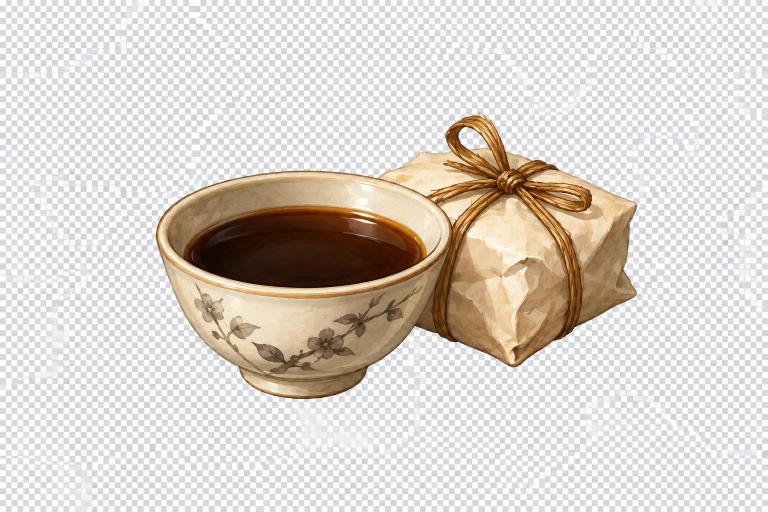
#> input picture output/item-rebuild-drafts/clear-mind-tonic.png, 1536 x 1024 px (shown at 1/2 size); its folder holds only this picture in this run
$ python finish_item_cutouts.py
#> lines starting #> are read from the running program, lines starting #| are printed output that depends on the picture; after the words box and inside, x2 and y2 are one past the last pixel; in counts of white or black regions, pixels touching at a corner belong together
"""User-approved checkerboard extraction for six individually generated items.
Preserve draft originals; write versioned transparent game icons and QA views.
"""
from pathlib import Path
from collections import deque
from PIL import Image, ImageDraw, ImageFilter
import numpy as np
import json

ROOT=Path(__file__).resolve().parents[1]
IDS=['clear-mind-tonic','ginseng-tonic','hemp-rope','mountain-map','oil-lantern','protective-charm']
OUT=ROOT/'assets/items/illustrated'
QA=ROOT/'tmp/item-audit';OUT.mkdir(parents=True,exist_ok=True);QA.mkdir(parents=True,exist_ok=True)
report=[]
for name in IDS:
    source=Image.open(ROOT/f'output/item-rebuild-drafts/{name}.png').convert('RGBA')
    data=np.array(source);rgb=data[:,:,:3].astype(np.int16)
    candidate=(rgb.max(2)-rgb.min(2)<=20)&(rgb.min(2)>=85)
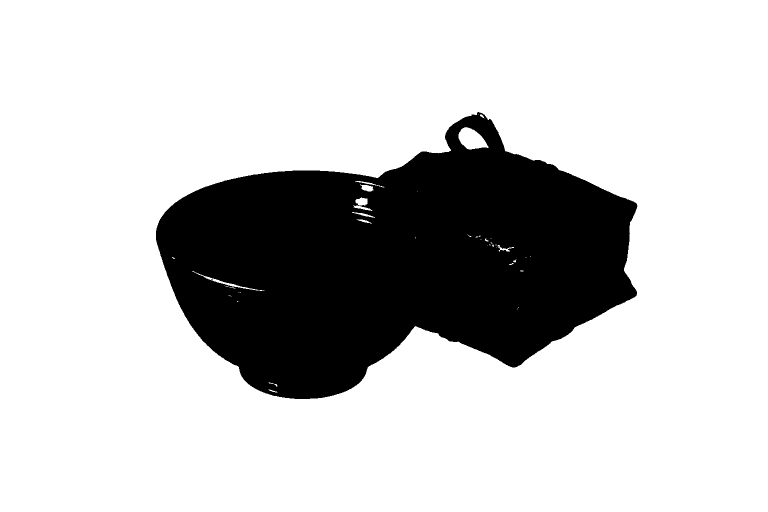
#> candidate: shape (1024, 1536) bool (shown at 1/2 size); 78.2% white; 1 black region, box (x1, y1, x2, y2) and area: (312, 224, 1275, 798) 343273
    h,w=candidate.shape;seen=np.zeros((h,w),bool);remove=np.zeros((h,w),bool)
#> after `h, w = candidate.shape`: h = 1024; w = 1536
    # Checkerboard regions have neutral colors with repeating dark/light cells.
    # Inspect each connected region, including holes in handles and rope loops.
    for sy,sx in zip(*np.where(candidate)):
        if seen[sy,sx]:continue
        queue=deque([(sy,sx)]);seen[sy,sx]=True;points=[];border=False
        while queue:
            y,x=queue.popleft();points.append((y,x))
            border|=y==0 or x==0 or y==h-1 or x==w-1
            for ny,nx in ((y-1,x),(y+1,x),(y,x-1),(y,x+1)):
                if 0<=ny<h and 0<=nx<w and candidate[ny,nx] and not seen[ny,nx]:
                    seen[ny,nx]=True;queue.append((ny,nx))
        yy,xx=zip(*points);values=rgb[yy,xx,0]
        if border or (len(points)>=100 and float(values.std())>=18 and int(values.max()-values.min())>=45):
            remove[yy,xx]=True
#> this loop made 1229591 passes
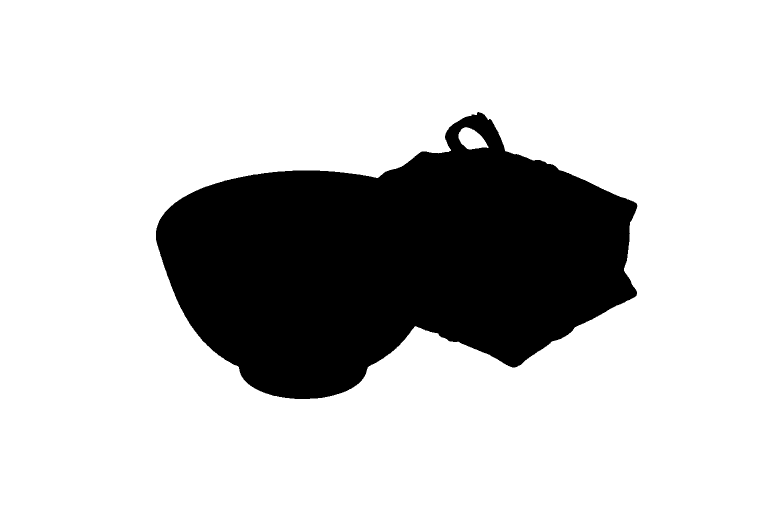
#> remove: shape (1024, 1536) bool (shown at 1/2 size); 78.1% white; 1 black region, box (x1, y1, x2, y2) and area: (312, 224, 1275, 798) 345189
    data[remove,3]=0
    data[:,:,3]=np.array(Image.fromarray(data[:,:,3]).filter(ImageFilter.MinFilter(3)))
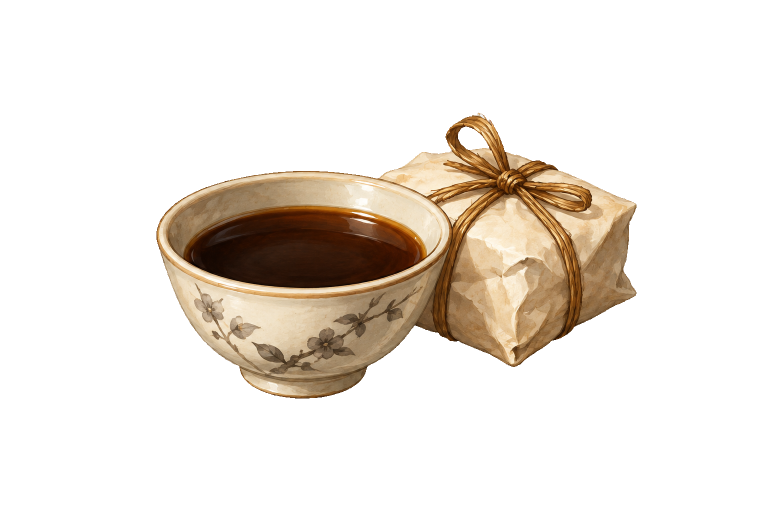
#> data: shape (1024, 1536, 4) (shown at 1/2 size); mean R, G, B, A 217.6, 211.5, 206, 55.4; transparent parts drawn white
    cut=Image.fromarray(data)
    box=cut.getchannel('A').getbbox();assert box
#> after `box = cut.getchannel('A').getbbox()`: box = (313, 225, 1273, 797)
    cut=cut.crop(box);cut.thumbnail((276,276),Image.Resampling.LANCZOS)
#> after `cut = cut.crop(box)`:
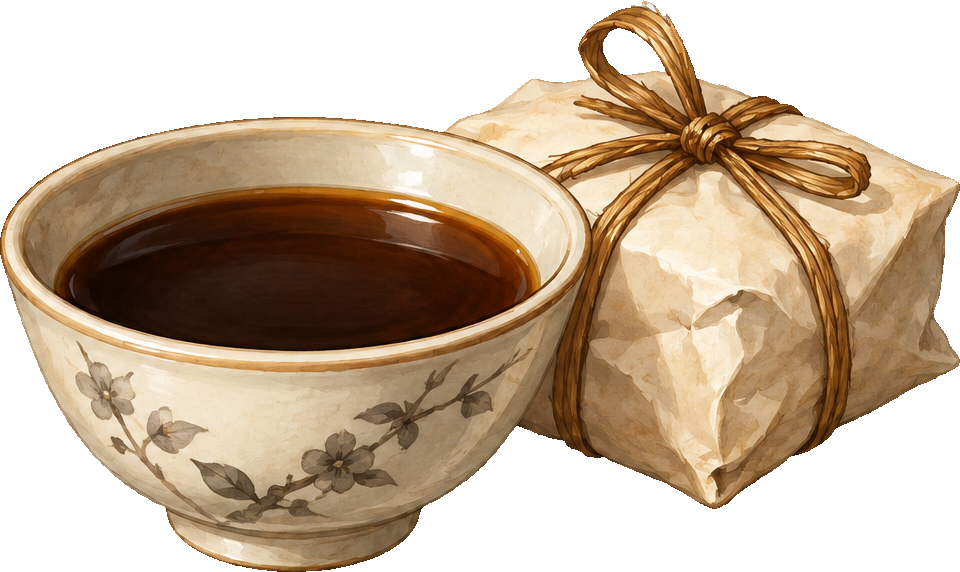
#> cut: PIL image 960x572 RGBA; mean R, G, B, A 189.7, 170.5, 149.7, 158.6; transparent parts drawn white
#> after `cut.thumbnail((276, 276), Image.Resampling.LANCZOS)`:
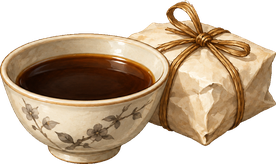
#> cut: PIL image 276x164 RGBA; mean R, G, B, A 106.3, 85.9, 63.1, 158.6; transparent parts drawn white
    icon=Image.new('RGBA',(320,320));icon.alpha_composite(cut,((320-cut.width)//2,(320-cut.height)//2))
#> after `icon = Image.new('RGBA', (320, 320))`: icon: PIL image 320x320 RGBA; every value is 0
#> after `icon.alpha_composite(cut, ((320 - cut.width) // 2, (320 - cut.height) `:
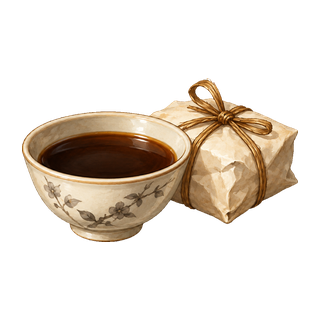
#> icon: PIL image 320x320 RGBA; mean R, G, B, A 47, 38, 27.9, 70.1; transparent parts drawn white
    icon.save(OUT/f'{name}.png')
    alpha=np.array(icon.getchannel('A'));assert (alpha[0]==0).all() and (alpha[-1]==0).all()
#> after `alpha = np.array(icon.getchannel('A'))`:
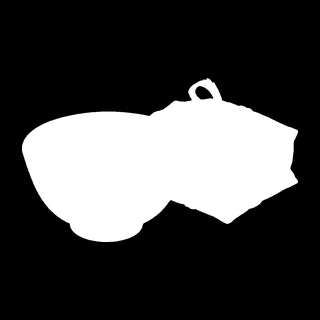
#> alpha: shape (320, 320); min 0, max 255, mean 70.1
#> (the run stopped early here; a loop or call above may not have finished)
